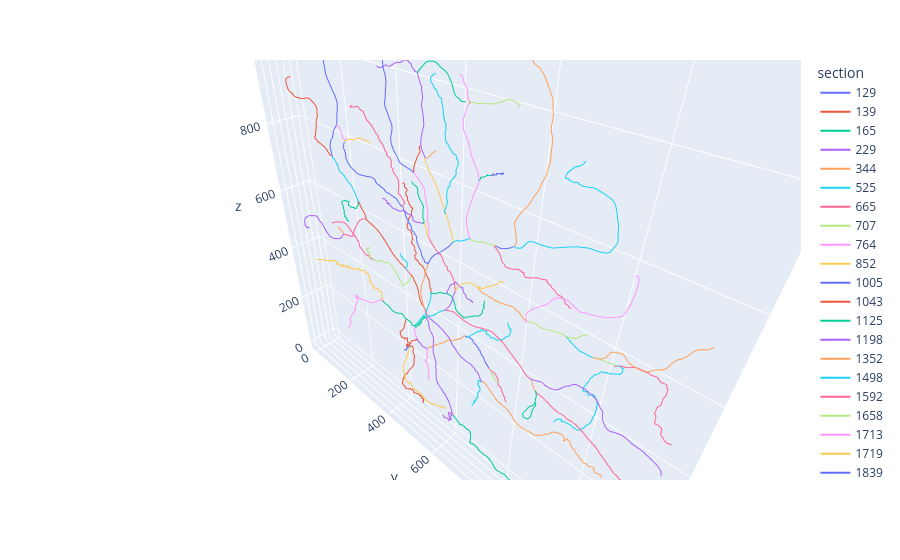

Notebook code for this chart:
### Code cell
swc = swcs[0]

swc_list = load.swc(swc)
sections, sections_graph = load.parse_swc(swc_list)

plot_sections(sections)
